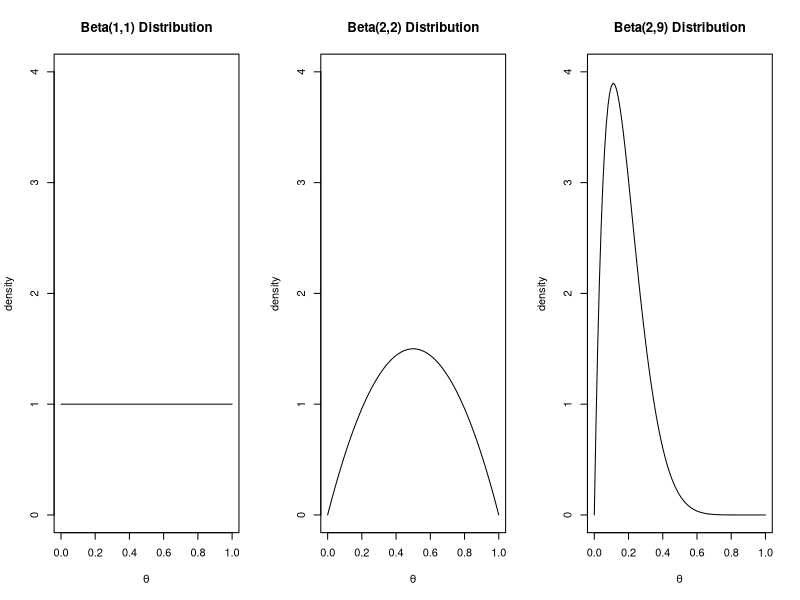
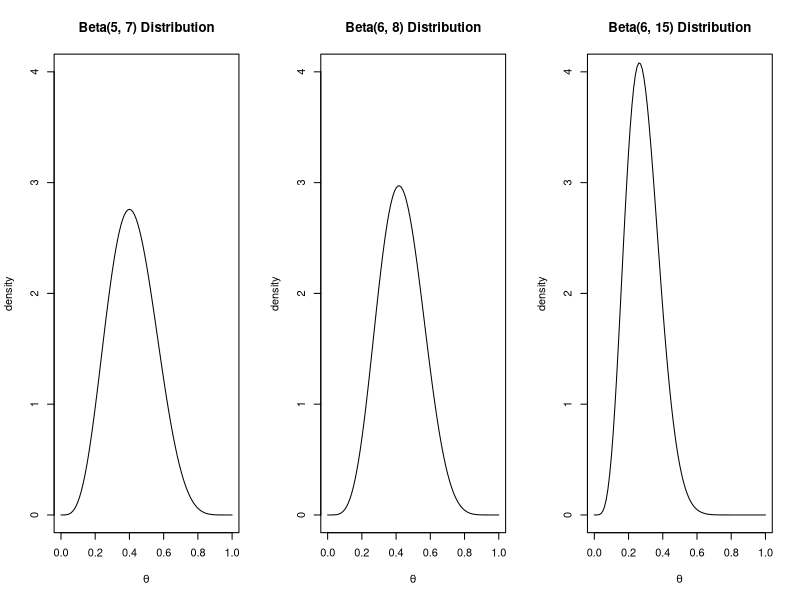

R code for these plots, in order:
options(repr.plot.width=7, repr.plot.height=3)
theta <- seq(0, 1, 0.01)
par(mfrow=c(1,3))
plot(theta, dbeta(theta, 1, 1), type="l", main="Beta(1,1) Distribution", ylim=c(0,4), xlab=expression(theta), ylab="density")
plot(theta, dbeta(theta, 2, 2), type="l", main="Beta(2,2) Distribution", ylim=c(0,4), xlab=expression(theta), ylab="density")
plot(theta, dbeta(theta, 2, 9), type="l", main="Beta(2,9) Distribution", ylim=c(0,4), xlab=expression(theta), ylab="density")

p <- seq(0, 1, 0.01)
par(mfrow=c(1,3))
plot(p, dbeta(p, 5, 7), type="l",  main="Beta(5, 7) Distribution", ylim=c(0,4), xlab=expression(theta), ylab="density")
plot(p, dbeta(p, 6, 8), type="l", main="Beta(6, 8) Distribution", ylim=c(0,4), xlab=expression(theta), ylab="density")
plot(p, dbeta(p, 6, 15), type="l", main="Beta(6, 15) Distribution", ylim=c(0,4), xlab=expression(theta), ylab="density")


